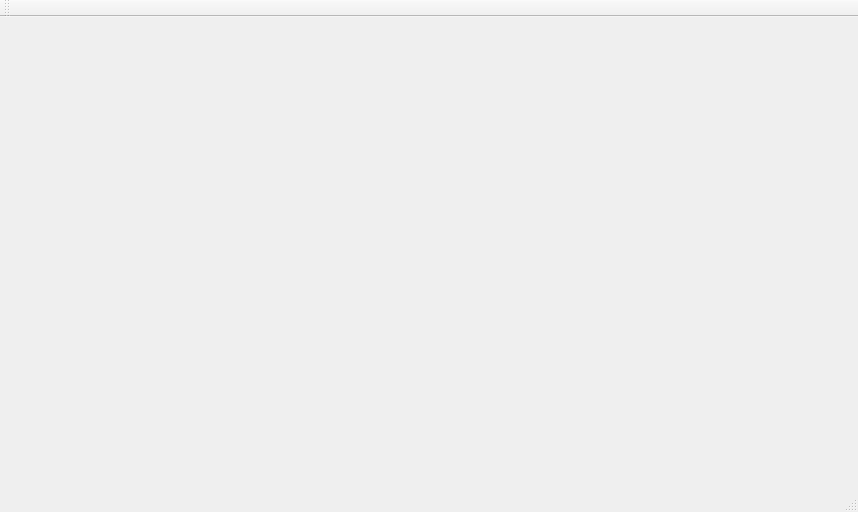
<?xml version="1.0" encoding="UTF-8"?>
<ui version="4.0">
 <class>MainWindow</class>
 <widget class="QMainWindow" name="MainWindow">
  <property name="geometry">
   <rect>
    <x>0</x>
    <y>0</y>
    <width>858</width>
    <height>512</height>
   </rect>
  </property>
  <property name="windowTitle">
   <string>MainWindow</string>
  </property>
  <property name="autoFillBackground">
   <bool>false</bool>
  </property>
  <property name="styleSheet">
   <string notr="true"/>
  </property>
  <widget class="QWidget" name="centralWidget"/>
  <widget class="QMenuBar" name="menuBar">
   <property name="geometry">
    <rect>
     <x>0</x>
     <y>0</y>
     <width>858</width>
     <height>21</height>
    </rect>
   </property>
  </widget>
  <widget class="QToolBar" name="mainToolBar">
   <attribute name="toolBarArea">
    <enum>TopToolBarArea</enum>
   </attribute>
   <attribute name="toolBarBreak">
    <bool>false</bool>
   </attribute>
  </widget>
  <widget class="QStatusBar" name="statusBar"/>
 </widget>
 <layoutdefault spacing="6" margin="11"/>
 <resources/>
 <connections/>
</ui>
